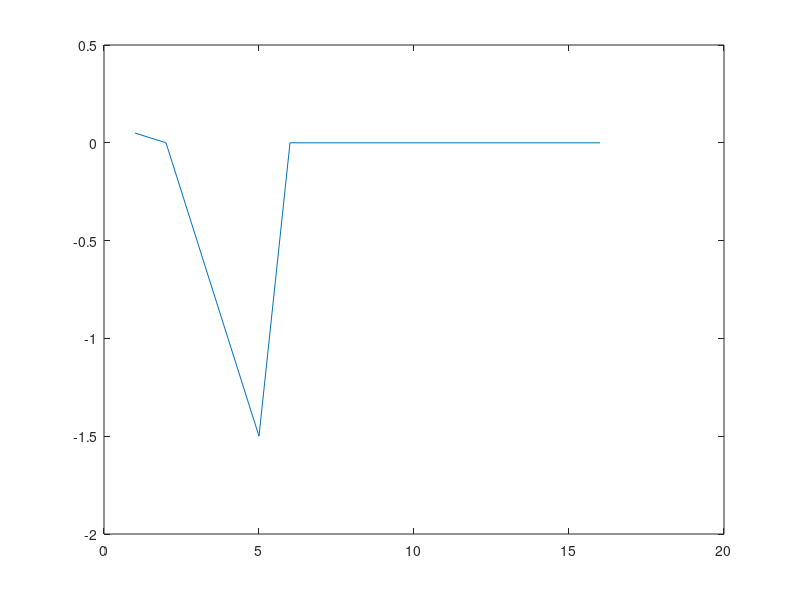

This chart was generated by the following MATLAB code:
###Do an adaptive filter 
clc
close all
clear all

x=[0.5 1 0.5]';
w=[0 0 0]';
i=1;
n=10

epsilon_er=0.01;
err_energy=5*epsilon_er;
e(1:n)=5*epsilon_er;
I=[0 0 0]'; #assuming zero before the sample. 

###Generate binary random sequence. 
while err_energy>epsilon_er
#for h=1:1000
#for i=1:10
  if rand>0.5
    b=1;
  else
    b=-1;
  endif

  #input(i)=b;
  i=i+1;
  I=[b;I(1:length(I)-1)];
  ye=dot(I,w);
  y=dot(I,x);
  e(i+n)=y-ye;
  w=w+e(i+n)*I./(norm(I)^2);
  err_energy=(1/n)*dot(e(length(e)-n:length(e)),e(length(e)-n:length(e)));
end
plot(e(n:length(e)))
